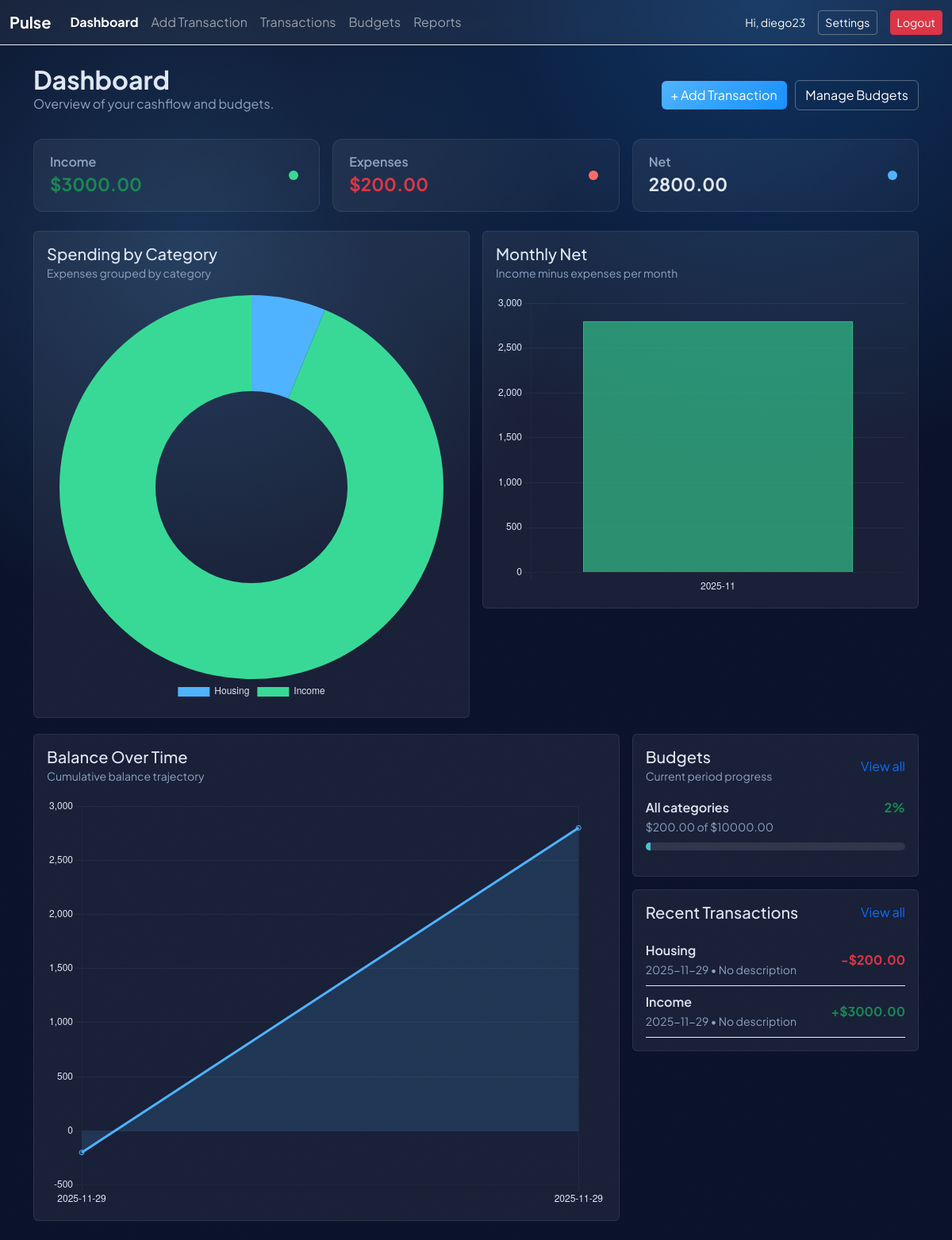
/dashboard (signed in), run on the app's committed database.
### finance_app/models.py (models this page shows, shortened)
class User(UserMixin, db.Model):
    __tablename__ = "users"
    id = db.Column(db.Integer, primary_key=True)
    username = db.Column(db.String(80), unique=True, nullable=False)
    password_hash = db.Column(db.String(128), nullable=False)
    created_at = db.Column(db.DateTime, default=datetime.utcnow)
    transactions = db.relationship("Transaction", backref="user", lazy=True, cascade="all, delete-orphan")
    budgets = db.relationship("Budget", backref="user", lazy=True, cascade="all, delete-orphan")

class Budget(db.Model):
    __tablename__ = "budgets"
    id = db.Column(db.Integer, primary_key=True)
    user_id = db.Column(db.Integer, db.ForeignKey("users.id"), nullable=False, index=True)
    period_start = db.Column(db.Date, nullable=False)
    period_end = db.Column(db.Date, nullable=False)
    category = db.Column(db.String(80), nullable=True)
    amount = db.Column(db.Float, nullable=False)
    created_at = db.Column(db.DateTime, default=datetime.utcnow)
    updated_at = db.Column(db.DateTime, default=datetime.utcnow, onupdate=datetime.utcnow)

class Transaction(db.Model):
    __tablename__ = "transactions"
    id = db.Column(db.Integer, primary_key=True)
    user_id = db.Column(db.Integer, db.ForeignKey("users.id"), nullable=False, index=True)
    date = db.Column(db.Date, nullable=False, default=date.today)
    type = db.Column(db.String(10), nullable=False)  # "expense" or "income"
    category = db.Column(db.String(80), nullable=False)
    amount = db.Column(db.Float, nullable=False)
    description = db.Column(db.Text)
    created_at = db.Column(db.DateTime, default=datetime.utcnow)
    updated_at = db.Column(db.DateTime, default=datetime.utcnow, onupdate=datetime.utcnow)

### finance_app/routes.py (the view)
@main_bp.route("/dashboard")
@login_required
def dashboard():
    start_str = request.args.get("start")
    end_str = request.args.get("end")
    start = _parse_date(start_str)
    end = _parse_date(end_str)
    tx_query = get_transactions_for_period(current_user.id, start, end)
    expenses = (
        tx_query.filter(Transaction.type == "expense").with_entities(db.func.sum(Transaction.amount)).scalar() or 0
    )
    income = (
        tx_query.filter(Transaction.type == "income").with_entities(db.func.sum(Transaction.amount)).scalar() or 0
    )
    category_totals = summarize_category_totals(current_user.id, start, end)
    monthly = summarize_monthly_spend(current_user.id)
    balance_points = balance_over_time(current_user.id)
    budgets = budget_progress(current_user.id, date.today())
    recent_tx = (
        Transaction.query.filter_by(user_id=current_user.id).order_by(Transaction.date.desc()).limit(5).all()
    )
    return render_template(
        "dashboard.html",
        expenses=expenses,
        income=income,
        category_totals=category_totals,
        monthly=monthly,
        balance_points=balance_points,
        budgets=budgets,
        recent_tx=recent_tx,
        start=start_str,
        end=end_str,
    )

### templates/dashboard.html
{% extends "base.html" %}
{% block content %}
<div class="d-flex flex-wrap justify-content-between align-items-center mb-3">
    <div>
        <h2 class="fw-bold mb-0">Dashboard</h2>
        <p class="text-secondary">Overview of your cashflow and budgets.</p>
    </div>
    <div>
        <a href="{{ url_for('main.add_transaction') }}" class="btn btn-primary me-2">+ Add Transaction</a>
        <a href="{{ url_for('main.budgets') }}" class="btn btn-outline-light">Manage Budgets</a>
    </div>
</div>
<div class="row g-3 mb-4">
    <div class="col-md-4">
        <div class="stat-tile">
            <div>
                <div class="stat-label">Income</div>
                <div class="stat-value text-success">${{ '%.2f'|format(income) }}</div>
            </div>
            <span class="avatar-dot" style="background:#38d996"></span>
        </div>
    </div>
    <div class="col-md-4">
        <div class="stat-tile">
            <div>
                <div class="stat-label">Expenses</div>
                <div class="stat-value text-danger">${{ '%.2f'|format(expenses) }}</div>
            </div>
            <span class="avatar-dot" style="background:#ff6b6b"></span>
        </div>
    </div>
    <div class="col-md-4">
        <div class="stat-tile">
            <div>
                <div class="stat-label">Net</div>
                <div class="stat-value">{{ '%.2f'|format(income - expenses) }}</div>
            </div>
            <span class="avatar-dot" style="background:#4fb3ff"></span>
        </div>
    </div>
</div>
<div class="row g-3">
    <div class="col-lg-6">
        <div class="card glass-card chart-card">
            <div class="card-body">
                <div class="d-flex justify-content-between align-items-center mb-3">
                    <div>
                        <h5 class="card-title mb-0">Spending by Category</h5>
                        <small class="text-secondary">Expenses grouped by category</small>
                    </div>
                </div>
                <canvas id="categoryChart" height="220"></canvas>
            </div>
        </div>
    </div>
    <div class="col-lg-6">
        <div class="card glass-card chart-card">
            <div class="card-body">
                <div class="d-flex justify-content-between align-items-center mb-3">
                    <div>
                        <h5 class="card-title mb-0">Monthly Net</h5>
                        <small class="text-secondary">Income minus expenses per month</small>
                    </div>
                </div>
                <canvas id="monthlyChart" height="220"></canvas>
            </div>
        </div>
    </div>
</div>
<div class="row g-3 mt-1">
    <div class="col-lg-8">
        <div class="card glass-card">
            <div class="card-body">
                <div class="d-flex justify-content-between align-items-center mb-3">
                    <div>
                        <h5 class="card-title mb-0">Balance Over Time</h5>
                        <small class="text-secondary">Cumulative balance trajectory</small>
                    </div>
                </div>
                <canvas id="balanceChart" height="220"></canvas>
            </div>
        </div>
    </div>
    <div class="col-lg-4">
        <div class="card glass-card">
            <div class="card-body">
                <div class="d-flex justify-content-between align-items-center mb-3">
                    <div>
                        <h5 class="card-title mb-0">Budgets</h5>
                        <small class="text-secondary">Current period progress</small>
                    </div>
                    <a class="text-decoration-none" href="{{ url_for('main.budgets') }}">View all</a>
                </div>
                {% if budgets %}
                    {% for item in budgets %}
                        <div class="mb-3">
                            <div class="d-flex justify-content-between">
                                <div>
                                    <div class="fw-semibold">{{ item.budget.category or "All categories" }}</div>
                                    <small class="text-secondary">${{ '%.2f'|format(item.spent) }} of ${{ '%.2f'|format(item.budget.amount) }}</small>
                                </div>
                                <div class="text-end">
                                    <div class="fw-bold {% if item.percent > 100 %}text-danger{% else %}text-success{% endif %}">{{ '%.0f'|format(item.percent) }}%</div>
                                </div>
                            </div>
                            <div class="progress mt-2">
                                <div class="progress-bar {% if item.percent > 100 %}over{% else %}safe{% endif %}" role="progressbar" style="width: {{ item.percent if item.percent < 100 else 100 }}%;"></div>
                            </div>
                        </div>
                    {% endfor %}
                {% else %}
                    <p class="text-secondary mb-0">No budgets set.</p>
                {% endif %}
            </div>
        </div>
        <div class="card glass-card mt-3">
            <div class="card-body">
                <div class="d-flex justify-content-between align-items-center mb-3">
                    <div>
                        <h5 class="card-title mb-0">Recent Transactions</h5>
                    </div>
                    <a class="text-decoration-none" href="{{ url_for('main.transactions') }}">View all</a>
                </div>
                {% if recent_tx %}
                    <ul class="list-unstyled mb-0">
                        {% for tx in recent_tx %}
                        <li class="d-flex justify-content-between align-items-center py-2 border-bottom border-light-subtle">
                            <div>
                                <div class="fw-semibold">{{ tx.category }}</div>
                                <small class="text-secondary">{{ tx.date.strftime('%Y-%m-%d') }} • {{ tx.description or 'No description' }}</small>
                            </div>
                            <div class="fw-bold {% if tx.type == 'expense' %}text-danger{% else %}text-success{% endif %}">
                                {% if tx.type == 'expense' %}-{% else %}+{% endif %}${{ '%.2f'|format(tx.amount) }}
                            </div>
                        </li>
                        {% endfor %}
                    </ul>
                {% else %}
                    <p class="text-secondary mb-0">No recent transactions.</p>
                {% endif %}
            </div>
        </div>
    </div>
</div>
{% endblock %}
{% block scripts %}
<script>
    const categoryData = {{ category_totals|tojson }};
    const monthlyData = {{ monthly|tojson }};
    const balanceData = {{ balance_points|tojson }};
    const catCtx = document.getElementById('categoryChart');
    const categories = Object.keys(categoryData);
    const catValues = categories.map(k => Math.abs(categoryData[k]));
    new Chart(catCtx, {
        type: 'doughnut',
        data: {
            labels: categories,
            datasets: [{
                data: catValues,
                backgroundColor: ['#4fb3ff','#38d996','#ff6b6b','#ffb347','#a78bfa','#50e3c2','#f7aef8','#9ed0ff'],
                borderWidth: 0
            }]
        },
        options: { plugins: { legend: { position: 'bottom', labels: { color: '#dfe7f5' } } } }
    });
    const monthlyCtx = document.getElementById('monthlyChart');
    new Chart(monthlyCtx, {
        type: 'bar',
        data: {
            labels: monthlyData.map(m => m[0]),
            datasets: [{
                label: 'Net',
                data: monthlyData.map(m => m[1]),
                backgroundColor: monthlyData.map(m => m[1] >= 0 ? 'rgba(56, 217, 150, 0.6)' : 'rgba(255, 107, 107, 0.6)'),
                borderColor: monthlyData.map(m => m[1] >= 0 ? '#38d996' : '#ff6b6b'),
                borderWidth: 1,
            }]
        },
        options: {
            plugins: { legend: { display: false } },
            scales: {
                x: { ticks: { color: '#dfe7f5' }, grid: { color: 'rgba(255,255,255,0.05)' } },
                y: { ticks: { color: '#dfe7f5' }, grid: { color: 'rgba(255,255,255,0.05)' } }
            }
        }
    });
    const balanceCtx = document.getElementById('balanceChart');
    new Chart(balanceCtx, {
        type: 'line',
        data: {
            labels: balanceData.map(p => p[0]),
            datasets: [{
                label: 'Balance',
                data: balanceData.map(p => p[1]),
                fill: true,
                backgroundColor: 'rgba(79, 179, 255, 0.15)',
                borderColor: '#4fb3ff',
                tension: 0.3
            }]
        },
        options: {
            plugins: { legend: { display: false } },
            scales: {
                x: { ticks: { color: '#dfe7f5' }, grid: { color: 'rgba(255,255,255,0.05)' } },
                y: { ticks: { color: '#dfe7f5' }, grid: { color: 'rgba(255,255,255,0.05)' } }
            }
        }
    });
</script>
{% endblock %}

### templates/base.html (shortened to what this page needs)
<!doctype html>
<html lang="en">
<head>
    <link rel="stylesheet" href="https://cdn.jsdelivr.net/npm/bootstrap@5.3.3/dist/css/bootstrap.min.css">
    <link rel="stylesheet" href="{{ url_for('static', filename='css/style.css') }}">
</head>
<body class="bg-surface">
<div class="grain"></div>
<nav class="navbar navbar-expand-lg navbar-dark bg-glass border-bottom border-light-subtle">
    <div class="container-fluid">
        <a class="navbar-brand fw-bold" href="{{ url_for('main.dashboard') }}">Pulse</a>
        <div class="collapse navbar-collapse" id="navbarNav">
            {% if current_user.is_authenticated %}
            <ul class="navbar-nav me-auto mb-2 mb-lg-0">
                <li class="nav-item">
                    <a class="nav-link {% if request.endpoint == 'main.dashboard' %}active{% endif %}" href="{{ url_for('main.dashboard') }}">Dashboard</a>
                </li>
                <li class="nav-item">
                    <a class="nav-link {% if request.endpoint == 'main.add_transaction' %}active{% endif %}" href="{{ url_for('main.add_transaction') }}">Add Transaction</a>
                </li>
                <li class="nav-item">
                    <a class="nav-link {% if request.endpoint == 'main.transactions' %}active{% endif %}" href="{{ url_for('main.transactions') }}">Transactions</a>
                </li>
                <li class="nav-item">
                    <a class="nav-link {% if request.endpoint and request.endpoint.startswith('main.budgets') %}active{% endif %}" href="{{ url_for('main.budgets') }}">Budgets</a>
                </li>
                <li class="nav-item">
                    <a class="nav-link {% if request.endpoint == 'main.reports' %}active{% endif %}" href="{{ url_for('main.reports') }}">Reports</a>
                </li>
            </ul>
            <div class="d-flex align-items-center gap-3">
                <span class="text-light small">Hi, {{ current_user.username }}</span>
                <a class="btn btn-outline-light btn-sm" href="{{ url_for('main.settings') }}">Settings</a>
                <a class="btn btn-danger btn-sm" href="{{ url_for('auth.logout') }}">Logout</a>
            </div>
            {% endif %}
        </div>
    </div>
</nav>
<main class="container my-4">
    {% block content %}{% endblock %}
</main>
{% block scripts %}{% endblock %}
</body>
</html>

### data on the page
User: username "diego23"
Budget: budget "All categories", budget.amount "10000.00"
Transaction: category "Housing", date "2025-11-29", description "No description", amount "200.00"
Transaction: category "Income", date "2025-11-29", description "No description", amount "3000.00"

### other printed values
{{ '%.2f'|format(income) }} "3000.00"
{{ '%.2f'|format(expenses) }} "200.00"
{{ '%.2f'|format(income - expenses) }} "2800.00"
{{ '%.2f'|format(item.spent) }} "200.00"
{{ '%.0f'|format(item.percent) }} "2"
chart data {{ category_totals|tojson }} {"Housing": -200.0, "Income": 3000.0}
chart data {{ monthly|tojson }} [["2025-11", 2800.0]]
chart data {{ balance_points|tojson }} [["2025-11-29", -200.0], ["2025-11-29", 2800.0]]
